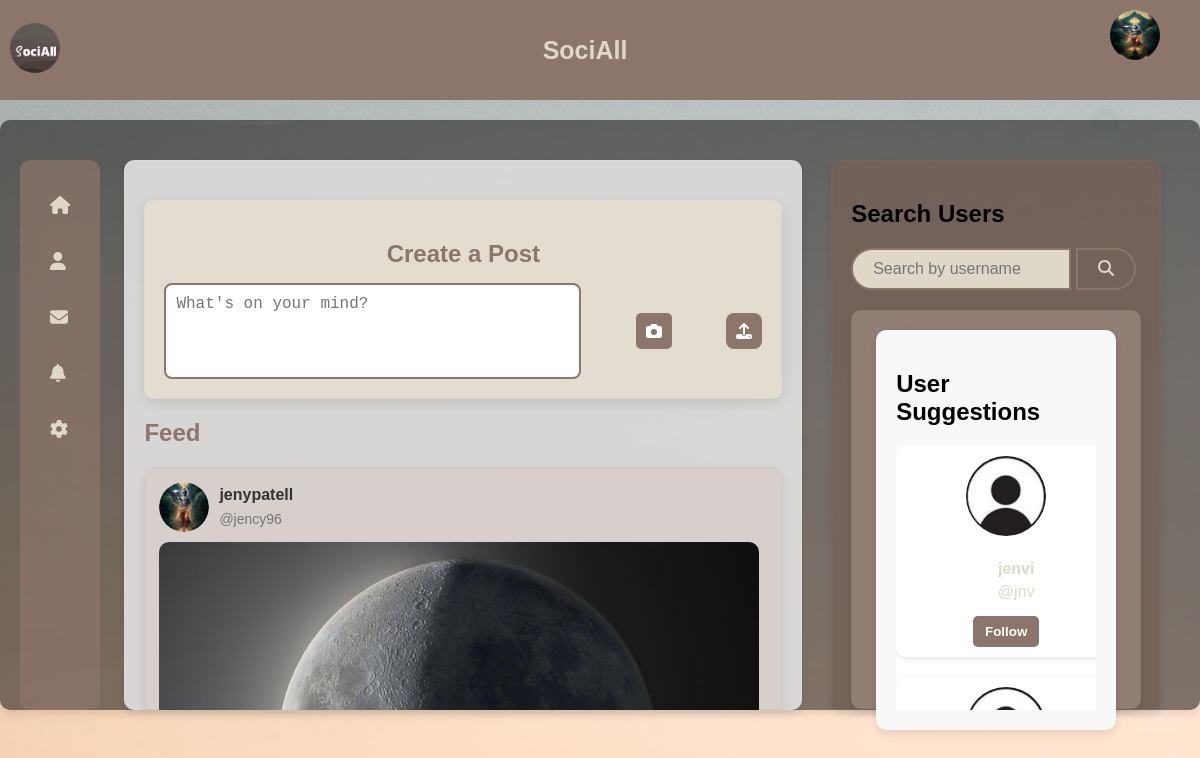
Screenshot of /home.php (signed in) with the database file from the repository.
### tables this page shows
CREATE TABLE `users` (
  `id` int(11) NOT NULL,
  `name` varchar(100) NOT NULL,
  `username` varchar(50) NOT NULL,
  `email` varchar(100) NOT NULL,
  `password` varchar(255) NOT NULL,
  `date_of_birth` date DEFAULT NULL,
  `gender` enum('male','female','other') DEFAULT NULL,
  `phone` varchar(15) DEFAULT NULL,
  `profile_pic` varchar(255) DEFAULT 'img/profile_picture/default_dp.jpeg',
  `created_at` timestamp NOT NULL DEFAULT current_timestamp(),
  `theme` enum('light','dark') DEFAULT 'light',
  `visibility` enum('public','private') DEFAULT 'public',
  `bio` varchar(255) DEFAULT NULL
);

CREATE TABLE `post` (
  `id` int(100) NOT NULL,
  `user_id` int(11) DEFAULT NULL,
  `text_content` text DEFAULT NULL,
  `media_file` varchar(255) DEFAULT NULL,
  `media_type` enum('image','video','text') DEFAULT NULL,
  `created_at` timestamp NOT NULL DEFAULT current_timestamp()
);

### home.php (the view, shortened to what this page needs)
<?php
include('ajax.php');
$user_id = $_SESSION['user_id'];
$user_query = "SELECT * FROM users WHERE id='$user_id'";
$user_result = mysqli_query($conn, $user_query);
$user = mysqli_fetch_assoc($user_result);
$post_query = "
    SELECT post.*, users.name, users.username, users.profile_pic, users.visibility,
        (SELECT COUNT(*) FROM likes WHERE post_id = post.id) AS like_count,
        (SELECT COUNT(*) FROM likes WHERE post_id = post.id AND user_id = '$user_id') AS user_liked
    FROM post
    JOIN users ON post.user_id = users.id
    ORDER BY post.created_at DESC";
$post_result = mysqli_query($conn, $post_query);
?>
<!DOCTYPE html>
<html lang="en">
<head>
    <link rel="stylesheet" href="styles.css"/>
    <link rel="stylesheet" href="css/css/all.css"/>
</head>
<body>
<div class="header">
    <header class="header-content">
        <div class="logo">
            <img src="img/logo.png" alt="Logo" class="logo-img">
        </div>
        <h1 class="site-title">SociAll</h1>
        <div class="profile-menu">
            <a href="profile.php?user_id=<?php echo $user_id; ?>">
                <div class="profile-pic">
                    <img src="<?php echo $user['profile_pic'] ?: 'default.jpg'; ?>" alt="Profile Picture">
                </div>
            </a>
        </div>
    </header>
</div>
    <div class="container">
        <nav class="navbar">
            <ul>
                <li><a href="home.php"><i class="fas fa-home"></i></a></li><br/>
                <li><a href="profile.php?user_id=<?php echo $user_id; ?>"><i class="fas fa-user"></i></a></li><br/>
                <li><a href="message.php"><i class="fas fa-envelope"></i></a></li><br/>
                <li><a href="notification.php"><i class="fa fa-bell" aria-hidden="true"></i></a></li><br/>
                <li><a href="account_settings.php"><i class="fas fa-cog"></i></a></li><br/>
            </ul>
        </nav>
        <section class="feed">
            <div class="post-form">
                <h2>Create a Post</h2>
                <form action="upload_posts.php" method="post" enctype="multipart/form-data">
                    <textarea name="text_content" id="text_content" rows="4" placeholder="What's on your mind?"></textarea>
                    <div class="file-upload">
                    <label for="file" class="file-upload-button"><i class="fas fa-camera"></i></label>
                    </div>
                    <button type="submit" name="submit" class="file-upload-button"><i class="fa fa-upload" aria-hidden="true"></i></button>
                </form>
            </div>
            <h1>Feed</h1>
            <?php while ($post = mysqli_fetch_assoc($post_result)): ?>
    <div class="post">
        <div class="user-info-post">
            <div class="profile-menu">
                <a href="display_profile.php?user_id=<?php echo $post['user_id']; ?>">
                    <div class="profile-pic">
                        <img src="<?php echo htmlspecialchars($post['profile_pic']); ?>" alt="Profile Picture">
                    </div>
                </a>
            </div>
            <div class="user-details">
                <strong><?php echo htmlspecialchars($post['name']); ?></strong><br>
                <small>@<?php echo htmlspecialchars($post['username']); ?></small>
            </div>
        </div>
        <?php if ($post['media_type'] == 'image'): ?>
            <img src="<?php echo htmlspecialchars($post['media_file']); ?>" alt="Post Image" class="post-media">
        <?php endif; ?>
    </div>
<?php endwhile; ?>
</section>
        <aside class="sidebar">
            <div class="user-search">
                <h2>Search Users</h2>
                <form method="POST">
                    <div class="search-bar">
                    <input type="search" name="search_username" placeholder="Search by username" required>
                    <button type="submit" class="link-button" name="search_user"><i class="fa fa-search" aria-hidden="true"></i></button>
                    </div>
                </form>
            </div>
            <div class="suggestions">
                <?php include 'users.php';  ?>
            </div>
        </aside>
    </div>
</body>
</html>

### users.php (shortened to what this page needs)
<?php
require_once 'db.php';
$logged_in_user_id = $_SESSION['user_id'];
$query = "
    SELECT u.id, u.name, u.username, u.profile_pic,
    COALESCE(fr.status, 'not_friends') AS friendship_status
    FROM users u
    LEFT JOIN friend_requests fr
    ON (fr.sender_id = ? AND fr.receiver_id = u.id)
    OR (fr.sender_id = u.id AND fr.receiver_id = ?)
    WHERE u.id != ?
    GROUP BY u.id
    ORDER BY
        CASE
            WHEN fr.status = 'accepted' THEN 2  -- Followed users at the bottom
            WHEN fr.status = 'pending' THEN 1   -- Pending requests in the middle
            ELSE 0                             -- Unfollowed users at the top
        END ASC, u.id ASC";
$stmt = $conn->prepare($query);
$stmt->bind_param("iii", $logged_in_user_id, $logged_in_user_id, $logged_in_user_id);
$stmt->execute();
$suggestions_result = $stmt->get_result();
echo "<div class='user-suggestions'>";
echo "<h2>User Suggestions</h2>";
echo "<div class='suggestions-container'>";
if ($suggestions_result && $suggestions_result->num_rows > 0) {
    while ($suggestion = $suggestions_result->fetch_assoc()) {
        echo "<div class='suggestion-card'>";
        echo "<div class='profile-pic-container'>";
        echo "<a href='display_profile.php?user_id=" . htmlspecialchars($suggestion['id']) . "'>";
        echo "<img src='" . htmlspecialchars($suggestion['profile_pic'] ?: 'default.jpg') . "' alt='Profile Picture' class='profile-pic'>";
        echo "</a></div>";
        echo "<div class='user-info'>";
        echo "<a href='display_profile.php?user_id=" . htmlspecialchars($suggestion['id']) . "'>";
        echo "<p class='user-name'>" . htmlspecialchars($suggestion['name']) . "</p>";
        echo "</a>";
        echo "<p class='user-username'>@" . htmlspecialchars($suggestion['username']) . "</p>";
        echo "</div>";
        $friendship_status = $suggestion['friendship_status'];
        echo "<div class='action-button'>";
        if ($friendship_status === 'accepted') {
            echo "<form method='POST' action='follow.php'>
                    <input type='hidden' name='receiver_id' value='" . htmlspecialchars($suggestion['id']) . "'>
                    <input type='hidden' name='action' value='unfollow'>
                    <button type='submit' class='unfollow-button'>Unfollow</button>
                  </form>";
        } elseif ($friendship_status === 'pending') {
            echo "<form method='POST' action='follow.php'>
                    <input type='hidden' name='receiver_id' value='" . htmlspecialchars($suggestion['id']) . "'>
                    <input type='hidden' name='action' value='unfollow'>
                    <button type='submit' class='follow-button pending'>Request Sent</button>
                  </form>";
        } else {
            echo "<form method='POST' action='follow.php'>
                    <input type='hidden' name='receiver_id' value='" . htmlspecialchars($suggestion['id']) . "'>
                    <input type='hidden' name='action' value='follow'>
                    <button type='submit' class='follow-button'>Follow</button>
                  </form>";
        }
        echo "</div>";
        echo "</div>";
    }
} else {
    echo "<p>No more user suggestions to display.</p>";
}
echo "</div></div>";
?>

### users.php (style rules this page uses)
.user-suggestions { width: 80%; max-width: 500px; margin: 0 auto; padding: 20px; background-color: #f8f8f8; border-radius: 10px; box-shadow: 0 4px 8px rgba(0, 0, 0, 0.1); }
.suggestions-container { display: flex; flex-direction: column; gap: 20px; overflow-y: auto; height: 7cm; background-color: white; padding: 0%; }
.suggestion-card { background-color: white; border-radius: 10px; padding: 10px; box-shadow: 0 2px 6px rgba(0, 0, 0, 0.1); text-align: center; display: flex; flex-direction: column; align-items: center; width: 100%; margin: 0 auto; }
.profile-pic-container { margin-bottom: 15px; }
.profile-pic { width: 80px; height: 80px; border-radius: 50%; object-fit: cover; }
.user-info { margin-bottom: 15px; color: black; }
.user-name { font-size: 16px; color: black; font-weight: bold; margin: 0; }
.user-username { color: black; margin: 5px 0 0; }
.action-button form { width: 100%; }
.follow-button, .unfollow-button { padding: 8px 12px; background-color: #8c756a; color: white; border: none; border-radius: 5px; font-weight: bold; cursor: pointer; transition: background-color 0.3s ease; width: 100%; }

### rows the page displays
users: profile_pic (picture)
post: user.profile_pic (picture), user.name "jenypatell", user.username "jency96", media_file (picture)
users: profile_pic (placeholder picture), name "jenvi", username "jnv"
users: profile_pic (placeholder picture)
